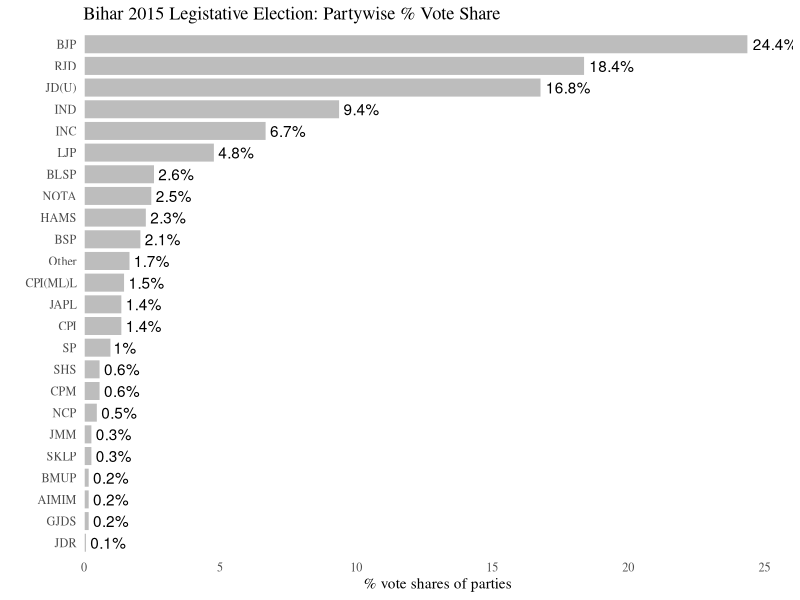

Source code (R):
library(ggplot2)
library(ggthemes)

pparty <- c(24.4, 18.4, 16.8, 9.4, 6.7, 4.8, 2.6, 2.3,
            2.1, 1.5, 1.4, 1.4, 1.0, 0.6, 0.6, 0.5, 0.3,
            0.3, 0.2, 0.2, 0.2, 0.1, 2.5, 1.7)
party <- c("BJP", "RJD", "JD(U)", "IND", "INC", "LJP",
           "BLSP", "HAMS", "BSP", "CPI(ML)L", "CPI",
           "JAPL", "SP", "CPM", "SHS", "NCP", "SKLP",
           "JMM", "GJDS", "AIMIM", "BMUP", "JDR",
           "NOTA", "Other")

data <- data.frame(party = party, pp = pparty)
data <- data[with(data, order(pp)), ]
data$party <- factor(data$party, levels = data$party)
p <- ggplot(data, aes(x = party, y=pp)) + geom_bar(stat = 
                                          "identity", color = "white", fill = "#bdbdbd") + coord_flip()

p <- p + theme_tufte()

p <- p + geom_text(aes(label = paste0(data$pp , "%"), hjust = -0.1))

p <- p + scale_y_continuous(expand = c(0.001, 0), limits = c(0, 26))

p <- p + theme(axis.ticks = element_blank())

p <- p + xlab("") + ylab("% vote shares of parties") + 
      ggtitle("Bihar 2015 Legistative Election: Partywise % Vote Share")

p
     
